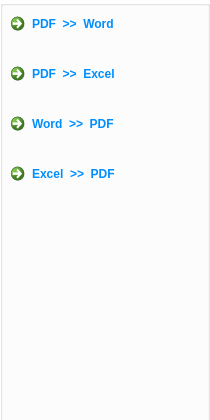
       <widget class="QWidget" name="page_2">
        <property name="geometry">
         <rect>
          <x>0</x>
          <y>0</y>
          <width>210</width>
          <height>420</height>
         </rect>
        </property>
        <property name="sizePolicy">
         <sizepolicy hsizetype="Preferred" vsizetype="Expanding">
          <horstretch>0</horstretch>
          <verstretch>0</verstretch>
         </sizepolicy>
        </property>
        <attribute name="label">
         <string>Converter Arquivo</string>
        </attribute>
        <widget class="QGroupBox" name="verticalGroupBox_2">
         <property name="geometry">
          <rect>
           <x>0</x>
           <y>0</y>
           <width>210</width>
           <height>494</height>
          </rect>
         </property>
         <property name="sizePolicy">
          <sizepolicy hsizetype="Preferred" vsizetype="Expanding">
           <horstretch>0</horstretch>
           <verstretch>0</verstretch>
          </sizepolicy>
         </property>
         <property name="minimumSize">
          <size>
           <width>210</width>
           <height>0</height>
          </size>
         </property>
         <property name="styleSheet">
          <string notr="true">background-color: rgb(255, 255, 255); color: rgb(0, 142, 255);</string>
         </property>
         <layout class="QVBoxLayout" name="verticalLayout_4">
          <property name="spacing">
           <number>0</number>
          </property>
          <property name="leftMargin">
           <number>0</number>
          </property>
          <property name="topMargin">
           <number>0</number>
          </property>
          <property name="rightMargin">
           <number>0</number>
          </property>
          <property name="bottomMargin">
           <number>0</number>
          </property>
          <item>
           <widget class="QCommandLinkButton" name="pdf_to_word">
            <property name="sizePolicy">
             <sizepolicy hsizetype="Expanding" vsizetype="Minimum">
              <horstretch>0</horstretch>
              <verstretch>0</verstretch>
             </sizepolicy>
            </property>
            <property name="minimumSize">
             <size>
              <width>198</width>
              <height>0</height>
             </size>
            </property>
            <property name="maximumSize">
             <size>
              <width>16777215</width>
              <height>50</height>
             </size>
            </property>
            <property name="cursor">
             <cursorShape>PointingHandCursor</cursorShape>
            </property>
            <property name="styleSheet">
             <string notr="true">QCommandLinkButton {font: 11pt &quot;Segoe UI&quot;; } QCommandLinkButton:checked {background-color: rgb(0, 166, 237);color: white; }</string>
            </property>
            <property name="text">
             <string>PDF  &gt;&gt;  Word</string>
            </property>
            <property name="checkable">
             <bool>true</bool>
            </property>
           </widget>
          </item>
          <item>
           <widget class="QCommandLinkButton" name="pdf_to_excel">
            <property name="sizePolicy">
             <sizepolicy hsizetype="Expanding" vsizetype="Minimum">
              <horstretch>0</horstretch>
              <verstretch>0</verstretch>
             </sizepolicy>
            </property>
            <property name="minimumSize">
             <size>
              <width>198</width>
              <height>0</height>
             </size>
            </property>
            <property name="maximumSize">
             <size>
              <width>16777215</width>
              <height>50</height>
             </size>
            </property>
            <property name="cursor">
             <cursorShape>PointingHandCursor</cursorShape>
            </property>
            <property name="styleSheet">
             <string notr="true">QCommandLinkButton {font: 11pt &quot;Segoe UI&quot;; } QCommandLinkButton:checked {background-color: rgb(0, 166, 237);color: white; }</string>
            </property>
            <property name="text">
             <string>PDF  &gt;&gt;  Excel</string>
            </property>
            <property name="checkable">
             <bool>true</bool>
            </property>
           </widget>
          </item>
          <item>
           <widget class="QCommandLinkButton" name="word_to_pdf">
            <property name="sizePolicy">
             <sizepolicy hsizetype="Expanding" vsizetype="Minimum">
              <horstretch>0</horstretch>
              <verstretch>0</verstretch>
             </sizepolicy>
            </property>
            <property name="minimumSize">
             <size>
              <width>198</width>
              <height>0</height>
             </size>
            </property>
            <property name="maximumSize">
             <size>
              <width>16777215</width>
              <height>50</height>
             </size>
            </property>
            <property name="cursor">
             <cursorShape>PointingHandCursor</cursorShape>
            </property>
            <property name="styleSheet">
             <string notr="true">QCommandLinkButton {font: 11pt &quot;Segoe UI&quot;; } QCommandLinkButton:checked {background-color: rgb(0, 166, 237);color: white; }</string>
            </property>
            <property name="text">
             <string>Word  &gt;&gt;  PDF</string>
            </property>
            <property name="checkable">
             <bool>true</bool>
            </property>
           </widget>
          </item>
          <item alignment="Qt::AlignTop">
           <widget class="QCommandLinkButton" name="excel_to_pdf">
            <property name="sizePolicy">
             <sizepolicy hsizetype="Expanding" vsizetype="Minimum">
              <horstretch>0</horstretch>
              <verstretch>0</verstretch>
             </sizepolicy>
            </property>
            <property name="minimumSize">
             <size>
              <width>198</width>
              <height>0</height>
             </size>
            </property>
            <property name="maximumSize">
             <size>
              <width>16777215</width>
              <height>50</height>
             </size>
            </property>
            <property name="cursor">
             <cursorShape>PointingHandCursor</cursorShape>
            </property>
            <property name="styleSheet">
             <string notr="true">QCommandLinkButton {font: 11pt &quot;Segoe UI&quot;; } QCommandLinkButton:checked {background-color: rgb(0, 166, 237);color: white; }</string>
            </property>
            <property name="text">
             <string>Excel  &gt;&gt;  PDF</string>
            </property>
            <property name="checkable">
             <bool>true</bool>
            </property>
           </widget>
          </item>
         </layout>
        </widget>
       </widget>
